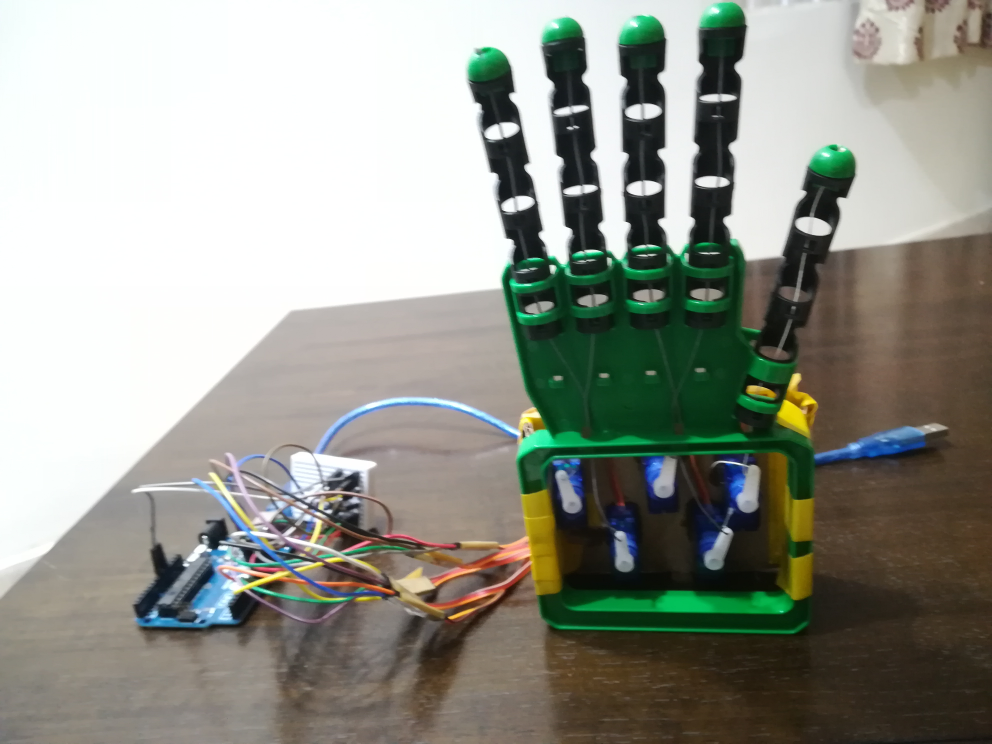
#> input picture IMG_20190801_211636.jpg, 3968 x 2976 px, given in place of the camera (shown at 1/4 size)
$ python 'colored glove detection.py'
#> lines starting #> are read from the running program, lines starting #| are printed output that depends on the picture; after the words box and inside, x2 and y2 are one past the last pixel; in counts of white or black regions, pixels touching at a corner belong together
#importing modules
import time
import math
import cv2
import numpy as np
import serial
ser1=serial.Serial('COM3',9600);

#capturing video through webcam
cap=cv2.VideoCapture(0)

while(1):
    ret ,img = cap.read()
#> img is the input picture: shape (2976, 3968, 3); mean B, G, R 140.2, 149.7, 147.6
    #converting frame(img i.e BGR) to HSV (hue-saturation-value)
    hsv = cv2.cvtColor( img,cv2.COLOR_BGR2HSV)
#> hsv: shape (2976, 3968, 3); mean H, S, V 46.4, 58, 156.2

    #definig the range of red color
    red_lower=np.array([136,87,111],np.uint8)
    red_upper=np.array([180,255,255],np.uint8)

    #defining the Range of Blue color

    blue_lower=np.array([99,115,150],np.uint8)
    blue_upper=np.array([110,255,255],np.uint8)
    #defining the Range of green color

    green_lower = np.array([40,108,113],np.uint8)
    green_upper = np.array([94,255,255],np.uint8)

    #defining the Range of yellow color

    yellow_lower=np.array([22,60,200],np.uint8)
    yellow_upper=np.array([60,255,255],np.uint8)

    #defining the Range of brown color

    brown_lower=np.array([0,38,51],np.uint8)
    brown_upper=np.array([24,153,102],np.uint8)

    #finding the range of red,blue and yellow color in the image
    red=cv2.inRange(hsv, red_lower, red_upper)
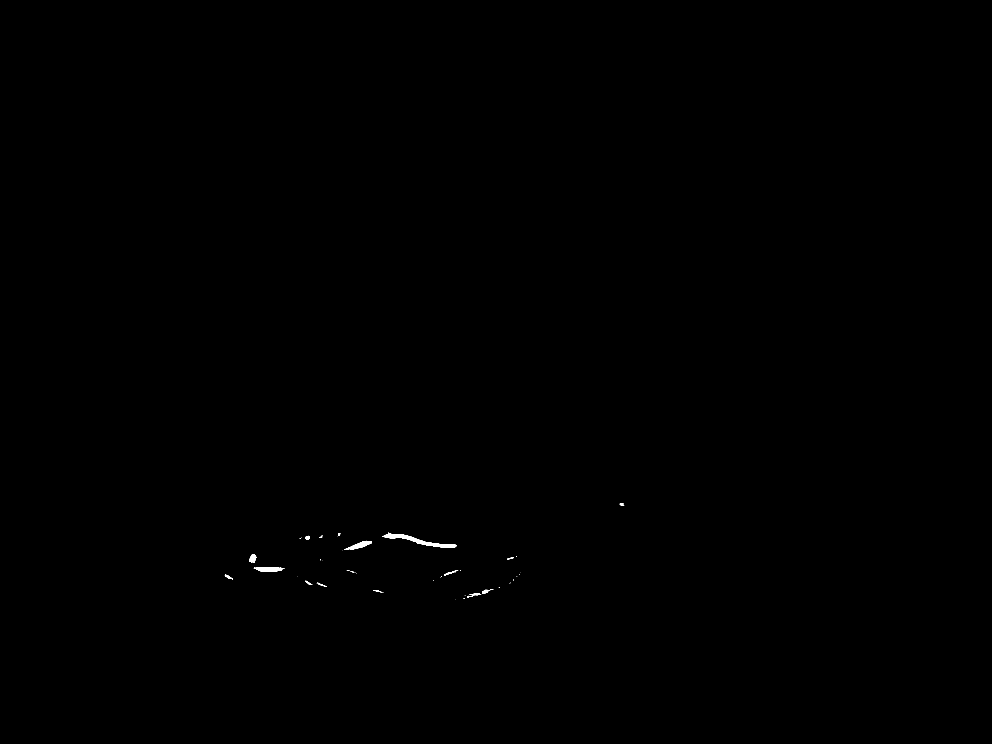
#> red: shape (2976, 3968) (shown at 1/4 size); 0.09% white; 53 white regions (36 under 20 px), largest, box (x1, y1, x2, y2) and area: (1535, 2131, 1826, 2192) 4197, (1015, 2269, 1139, 2288) 1597, (1376, 2163, 1487, 2200) 1562
    blue=cv2.inRange(hsv,blue_lower,blue_upper)
#> blue: shape (2976, 3968); 0.51% white; 115 white regions (84 under 20 px), largest, box (x1, y1, x2, y2) and area: (3258, 1720, 3691, 1836) 15443, (768, 2290, 902, 2436) 9292, (1296, 1607, 2070, 1783) 9001
    yellow=cv2.inRange(hsv,yellow_lower,yellow_upper)
#> yellow: shape (2976, 3968); 0.26% white; 106 white regions (79 under 20 px), largest, box (x1, y1, x2, y2) and area: (3115, 1601, 3228, 1722) 7378, (3156, 1494, 3265, 1623) 3878, (935, 2285, 1157, 2376) 3683
    green=cv2.inRange(hsv,green_lower,green_upper)
#> green: shape (2976, 3968); 1.6% white; 150 white regions (100 under 20 px), largest, box (x1, y1, x2, y2) and area: (2279, 2363, 3169, 2455) 50814, (2065, 1704, 2635, 1978) 24322, (3237, 578, 3413, 695) 11253
    brown=cv2.inRange(hsv,brown_lower,brown_upper)
#> brown: shape (2976, 3968); 10.9% white; 4149 white regions (3776 under 20 px), largest, box (x1, y1, x2, y2) and area: (3248, 933, 3968, 2676) 640522, (2178, 2500, 3208, 2976) 240120, (3176, 1000, 3487, 1813) 132513

    #Morphological transformation, Dilation
    kernal = np.ones((5 ,5), "uint8")
    red=cv2.dilate(red, kernal)
#> red: shape (2976, 3968); 0.14% white; 35 white regions, largest, box (x1, y1, x2, y2) and area: (1528, 2129, 1828, 2194) 5689, (1013, 2267, 1141, 2290) 2209, (1374, 2161, 1489, 2202) 2190

    res=cv2.bitwise_and(img, img, mask = red)

    blue=cv2.dilate(blue,kernal)
#> blue: shape (2976, 3968); 0.7% white; 48 white regions, largest, box (x1, y1, x2, y2) and area: (3256, 1718, 3693, 1838) 18960, (1286, 1605, 2072, 1800) 13797, (544, 2435, 941, 2510) 12036

    res1=cv2.bitwise_and(img, img, mask = blue)


    yellow=cv2.dilate(yellow,kernal)
#> yellow: shape (2976, 3968); 0.37% white; 38 white regions, largest, box (x1, y1, x2, y2) and area: (3113, 1599, 3230, 1724) 8354, (3154, 1492, 3267, 1625) 5098, (933, 2283, 1159, 2378) 5066

    res2=cv2.bitwise_and(img, img, mask = yellow)

    green=cv2.dilate(green, kernal)
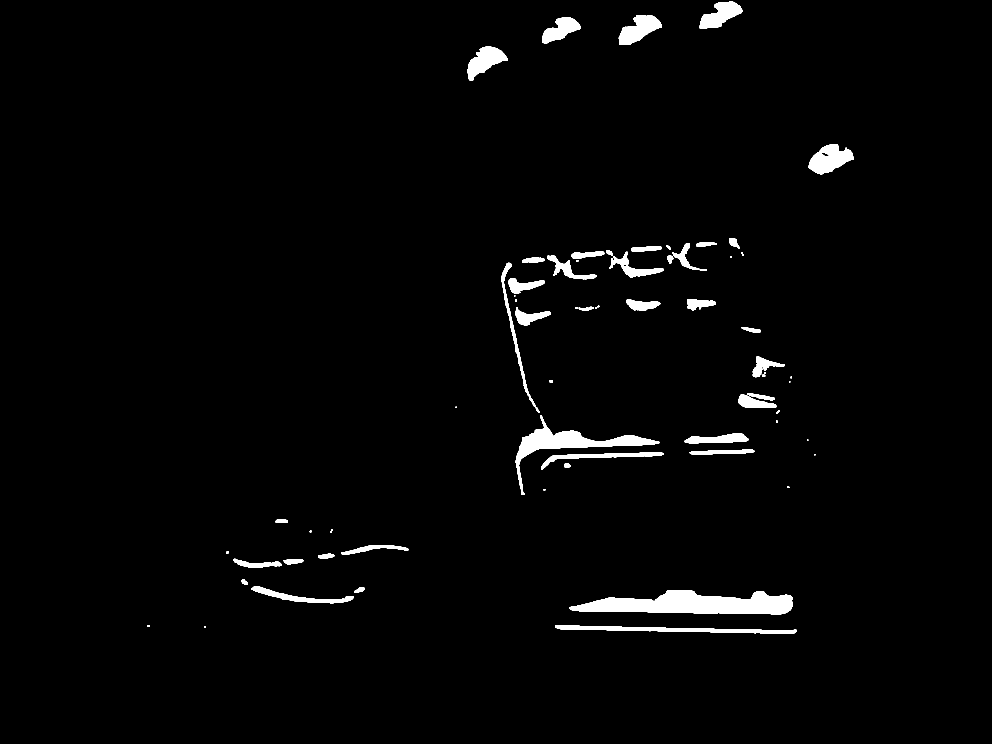
#> green: shape (2976, 3968) (shown at 1/4 size); 2.1% white; 71 white regions, largest, box (x1, y1, x2, y2) and area: (2277, 2361, 3172, 2457) 55179, (2063, 1661, 2637, 1980) 28506, (2220, 2500, 3186, 2535) 13718

    res3=cv2.bitwise_and(img, img, mask = green)

    brown=cv2.dilate(brown, kernal)
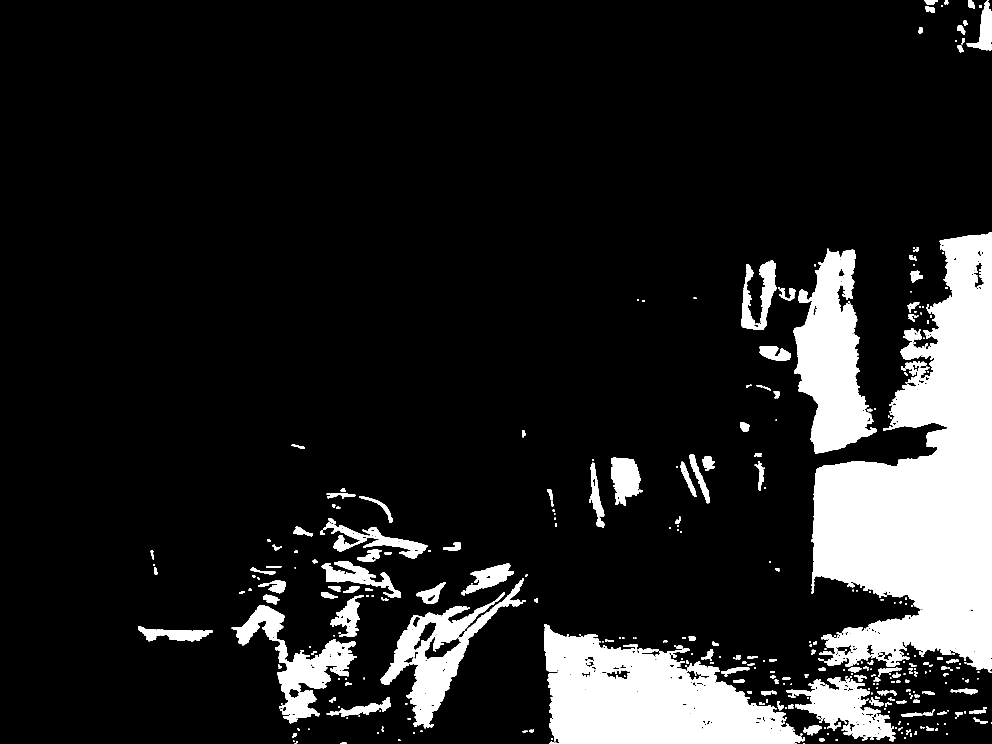
#> brown: shape (2976, 3968) (shown at 1/4 size); 13.1% white; 594 white regions (3 under 20 px)

    res4=cv2.bitwise_and(img, img, mask = brown)
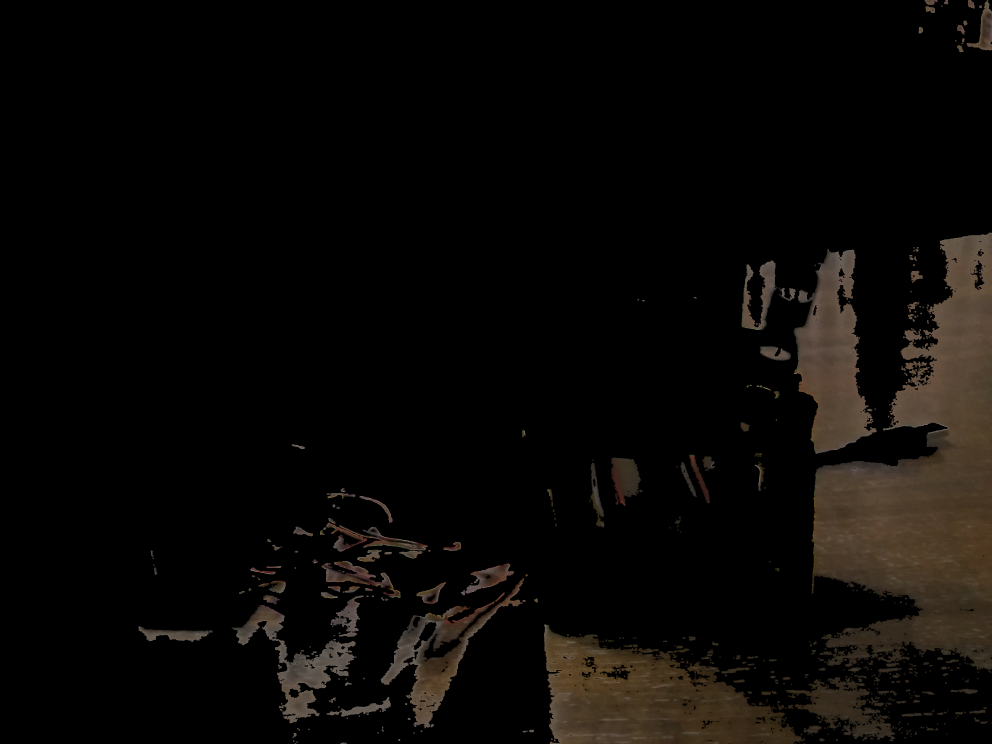
#> res4: shape (2976, 3968, 3) (shown at 1/4 size); mean B, G, R 6.1, 8.2, 10.2


    #Tracking the Red Color

    contours,_=cv2.findContours(red,cv2.RETR_TREE,cv2.CHAIN_APPROX_SIMPLE)
#> contours = 36 contours, 6 with area under 20; largest, box (x1, y1, x2, y2) and area: (1528, 2129, 1828, 2194) 5379, (1013, 2267, 1141, 2290) 2076, (1374, 2161, 1489, 2202) 2068, (994, 2214, 1028, 2253) 898, (1866, 2370, 1927, 2392) 668

    for pic, contour in enumerate(contours):
        area = cv2.contourArea(contour)
        if(area>300):
            x,y,w,h = cv2.boundingRect(contour)
            img = cv2.rectangle(img,(x,y),(x+w,y+h),(0,0,255),2)
            cv2.putText(img,"RED color",(x,y),cv2.FONT_HERSHEY_SIMPLEX, 0.7, (0,0,255))
            for i in range(8):
                ser1.write('aaaaaaaa'.encode())


        else:
            for i in range(8):
                ser1.write('bbbbbbbb'.encode())
#> this loop made 36 passes
#> (area, x, y, w, h) on passes 4, 7, 10, 11, 17, 21, 23, 28, 30, 32, 35: (668, 1866, 2370, 61, 22), (525, 1926, 2354, 49, 23), (352.5, 1264, 2328, 45, 20), (308, 1218, 2320, 34, 22), (409.5, 897, 2297, 37, 23), (536.5, 1774, 2280, 61, 24), (2075.5, 1013, 2267, 128, 23), (897.5, 994, 2214, 34, 39), (2067.5, 1374, 2161, 115, 41), (314.5, 1219, 2141, 22, 19), (5379, 1528, 2129, 300, 65)
#> area on passes 2, 3, 6, 8, 9, 13: 46, 32, 292.5, 45, 37, 34.5


    #Tracking the Blue Color
    contours,_=cv2.findContours(blue,cv2.RETR_TREE,cv2.CHAIN_APPROX_SIMPLE)
#> contours = 53 contours, 7 with area under 20; largest, box (x1, y1, x2, y2) and area: (3256, 1718, 3693, 1838) 18326, (1286, 1605, 2072, 1800) 12931, (544, 2435, 941, 2510) 11647, (766, 2288, 904, 2438) 10360, (892, 1992, 1164, 2280) 8132
    for pic, contour in enumerate(contours):
        area = cv2.contourArea(contour)
        if(area>300):
            x,y,w,h = cv2.boundingRect(contour)
            img = cv2.rectangle(img,(x,y),(x+w,y+h),(255,0,0),2)
            cv2.putText(img,"Blue color",(x,y),cv2.FONT_HERSHEY_SIMPLEX, 0.7, (255,0,0))
            for i in range(8):
                ser1.write('cccccccc'.encode())

        else:
            for i in range(8):
                ser1.write('dddddddd'.encode())
#> this loop made 53 passes
#> (area, x, y, w, h) on passes 1, 3, 5, 8, 11, 12, 13, 14, 22, 24, 31, 35: (11647, 544, 2435, 397, 75), (421.5, 1417, 2363, 57, 12), (310.5, 1269, 2343, 36, 18), (10359.5, 766, 2288, 138, 150), (935, 845, 2235, 37, 42), (1734.5, 830, 2194, 76, 35), (659.5, 1114, 2190, 47, 22), (323.5, 2510, 2163, 22, 21), (1136, 1130, 2027, 41, 42), (8132, 892, 1992, 272, 288), (529.5, 2279, 1917, 36, 21), (3054, 2921, 1894, 62, 100)
#> area on passes 2, 6, 7, 9, 10, 15: 170, 177.5, 158.5, 48, 24.5, 50

    #Tracking the yellow Color
    contours,_=cv2.findContours(yellow,cv2.RETR_TREE,cv2.CHAIN_APPROX_SIMPLE)
#> contours = 40 contours, 4 with area under 20; largest, box (x1, y1, x2, y2) and area: (3113, 1599, 3230, 1724) 8178, (3154, 1492, 3267, 1625) 4874, (933, 2283, 1159, 2378) 4814, (927, 1991, 1033, 2127) 3140, (2072, 1659, 2164, 1731) 2502
    for pic, contour in enumerate(contours):
        area = cv2.contourArea(contour)
        if(area>300):
            x,y,w,h = cv2.boundingRect(contour)
            img = cv2.rectangle(img,(x,y),(x+w,y+h),(0,255,0),2)
            cv2.putText(img,"yellow  color",(x,y),cv2.FONT_HERSHEY_SIMPLEX, 1.0, (0,255,0))
            for i in range(8):
                ser1.write('eeeeeeee'.encode())
        else:
            for i in range(8):
                ser1.write('ffffffff'.encode())
#> this loop made 40 passes
#> (area, x, y, w, h) on passes 4, 5, 10, 11, 12, 13, 14, 15, 17, 18, 22, 24: (936.5, 1290, 2390, 96, 14), (470.5, 1430, 2387, 47, 15), (4814, 933, 2283, 226, 95), (2254.5, 1607, 2271, 83, 55), (1770.5, 1181, 2247, 111, 39), (330, 2123, 2237, 14, 39), (1063, 1406, 2234, 86, 44), (1088.5, 1303, 2228, 72, 23), (350, 1219, 2188, 27, 18), (505.5, 2115, 2171, 16, 57), (449.5, 1870, 2166, 66, 10), (2185.5, 1238, 2078, 52, 96)
#> area on passes 1, 2, 6, 7, 16, 20: 94.5, 45, 135.5, 32.5, 204.5, 132.5

    #Tracking the green Color
    contours,_=cv2.findContours(green,cv2.RETR_TREE,cv2.CHAIN_APPROX_SIMPLE)
#> contours = 84 contours, 17 with area under 20; largest, box (x1, y1, x2, y2) and area: (2277, 2361, 3172, 2457) 54245, (2063, 1661, 2637, 1980) 27688, (3235, 576, 3416, 697) 12961, (2220, 2500, 3186, 2535) 12744, (2475, 60, 2648, 179) 11099
    for pic, contour in enumerate(contours):
        area = cv2.contourArea(contour)
        if(area>300):
            x,y,w,h = cv2.boundingRect(contour)
            img = cv2.rectangle(img,(x,y),(x+w,y+h),(0,255,0),2)
            cv2.putText(img,"green  color",(x,y),cv2.FONT_HERSHEY_SIMPLEX, 1.0, (0,255,0))
            for i in range(8):
                ser1.write('gggggggg'.encode())
        else:
            for i in range(8):
                ser1.write('hhhhhhhh'.encode())
#> this loop made 84 passes
#> (area, x, y, w, h) on passes 3, 4, 6, 7, 11, 12, 13, 14, 16, 20, 23, 25: (12744.5, 2220, 2500, 966, 35), (54245, 2277, 2361, 895, 96), (473, 1417, 2351, 42, 19), (6706, 1005, 2344, 410, 69), (328, 966, 2317, 26, 22), (1142, 1135, 2236, 78, 23), (2907.5, 935, 2235, 191, 37), (841, 1272, 2215, 65, 20), (3103, 1366, 2182, 268, 38), (462.5, 1102, 2078, 49, 12), (315, 2256, 1854, 26, 16), (6810, 2164, 1810, 490, 69)
#> area on passes 1, 2, 5, 15, 18, 22: 28.5, 46.5, 22.5, 70.5, 37, 32.5
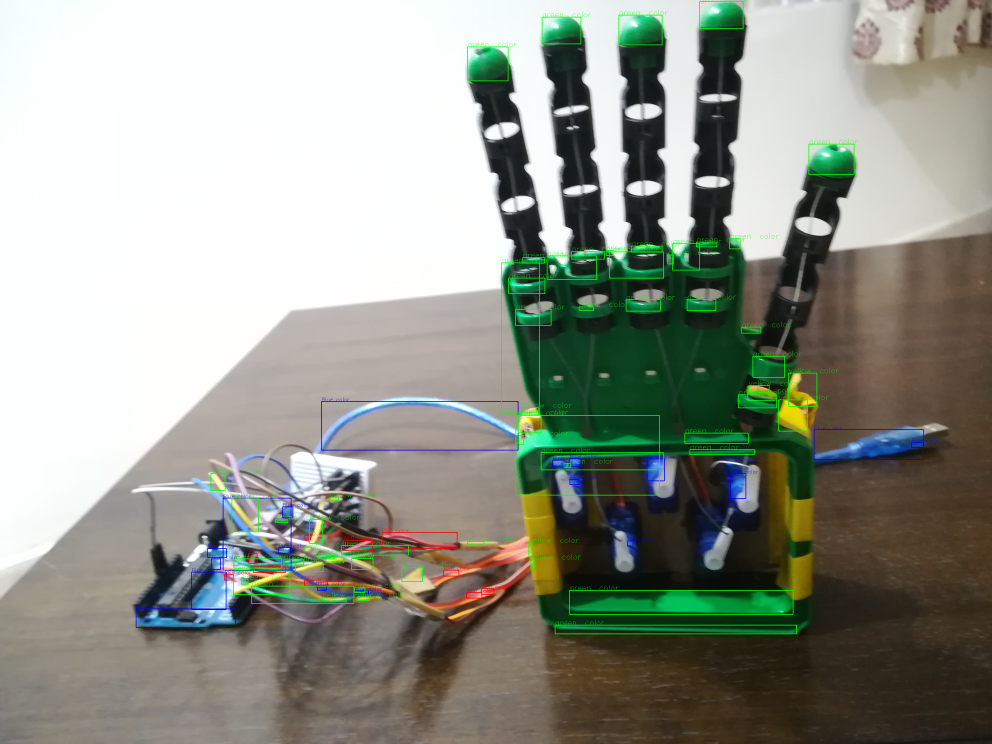
#> img: shape (2976, 3968, 3) (shown at 1/4 size); mean B, G, R 139.7, 150.6, 146.7
    #Tracking the brown colour
    contours,_=cv2.findContours(brown,cv2.RETR_TREE,cv2.CHAIN_APPROX_SIMPLE)
#> contours = 1141 contours, 561 with area under 20; largest, box (x1, y1, x2, y2) and area: (3246, 931, 3968, 2686) 712486, (2176, 2498, 3219, 2976) 298988, (3174, 995, 3506, 1815) 152216, (1523, 2313, 2096, 2913) 85232, (927, 2420, 1422, 2893) 60249
    for pic, contour in enumerate(contours):
        area = cv2.contourArea(contour)
        if(area>300):
            x,y,w,h = cv2.boundingRect(contour)
            img = cv2.rectangle(img,(x,y),(x+w,y+h),(0,255,0),2)
            cv2.putText(img,"brown  color",(x,y),cv2.FONT_HERSHEY_SIMPLEX, 1.0, (0,255,0))
            for i in range(8):
                ser1.write('iiiiiiii'.encode())
        else:
            for i in range(8):
                ser1.write('jjjjjjjj'.encode())
#> this loop made 1141 passes
#> (area, x, y, w, h) on passes 53, 87, 93, 95, 119, 137, 155, 156, 162, 166, 187, 196: (1433, 3214, 2902, 72, 37), (775, 3606, 2851, 83, 16), (458, 1307, 2846, 49, 16), (585.5, 3878, 2840, 64, 15), (422.5, 3496, 2810, 39, 17), (5015, 1357, 2788, 206, 78), (456, 3045, 2766, 39, 15), (322.5, 3696, 2765, 43, 14), (403, 3515, 2762, 42, 19), (999.5, 3829, 2755, 82, 22), (389, 2934, 2718, 45, 13), (44223, 3144, 2709, 437, 257)
#> area on passes 5, 8, 9, 10, 12, 14: 68, 29.5, 44, 40.5, 187.5, 58.5
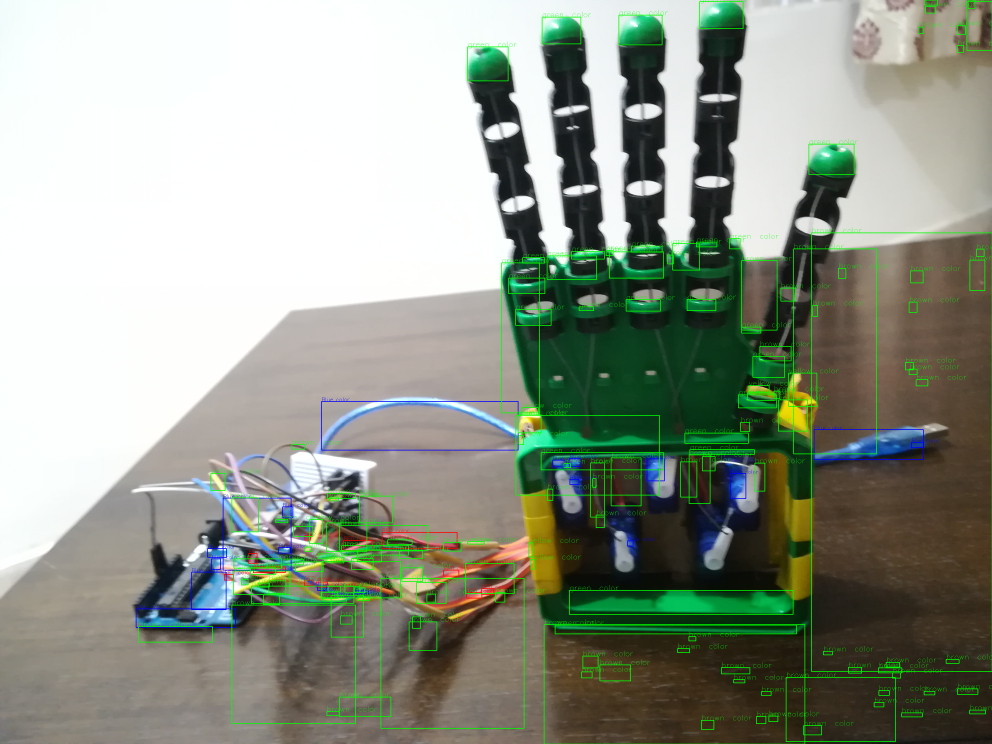
#> img: shape (2976, 3968, 3) (shown at 1/4 size); mean B, G, R 139, 152.4, 145.8


    cv2.imshow("Color Tracking",img)
    if cv2.waitKey(10) & 0xFF == ord('q'):
#> (key q is pressed here)
            cap.release()
            cv2.destroyAllWindows()
            break
